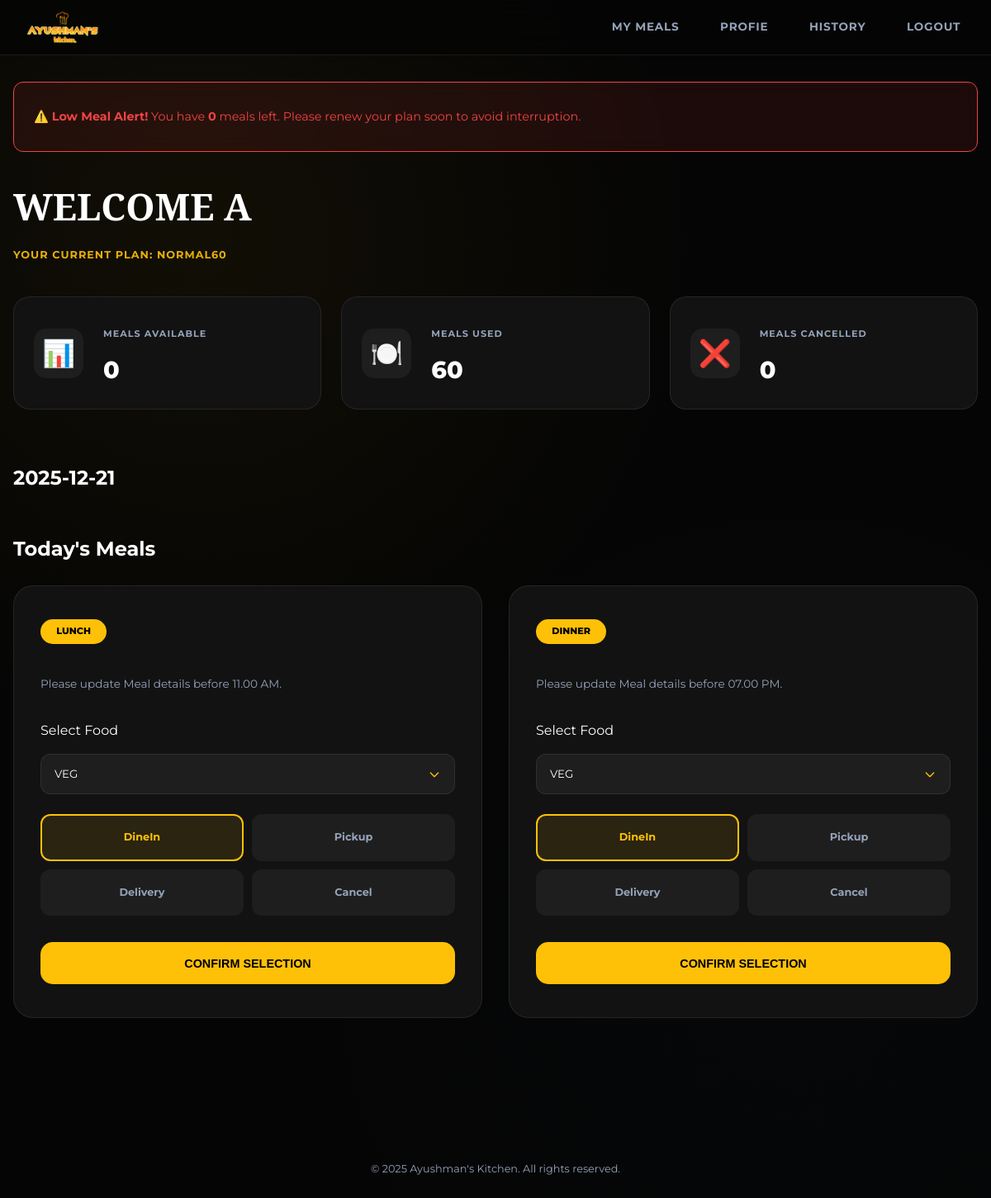
/ (signed in), run on an earlier commit of the app's database.
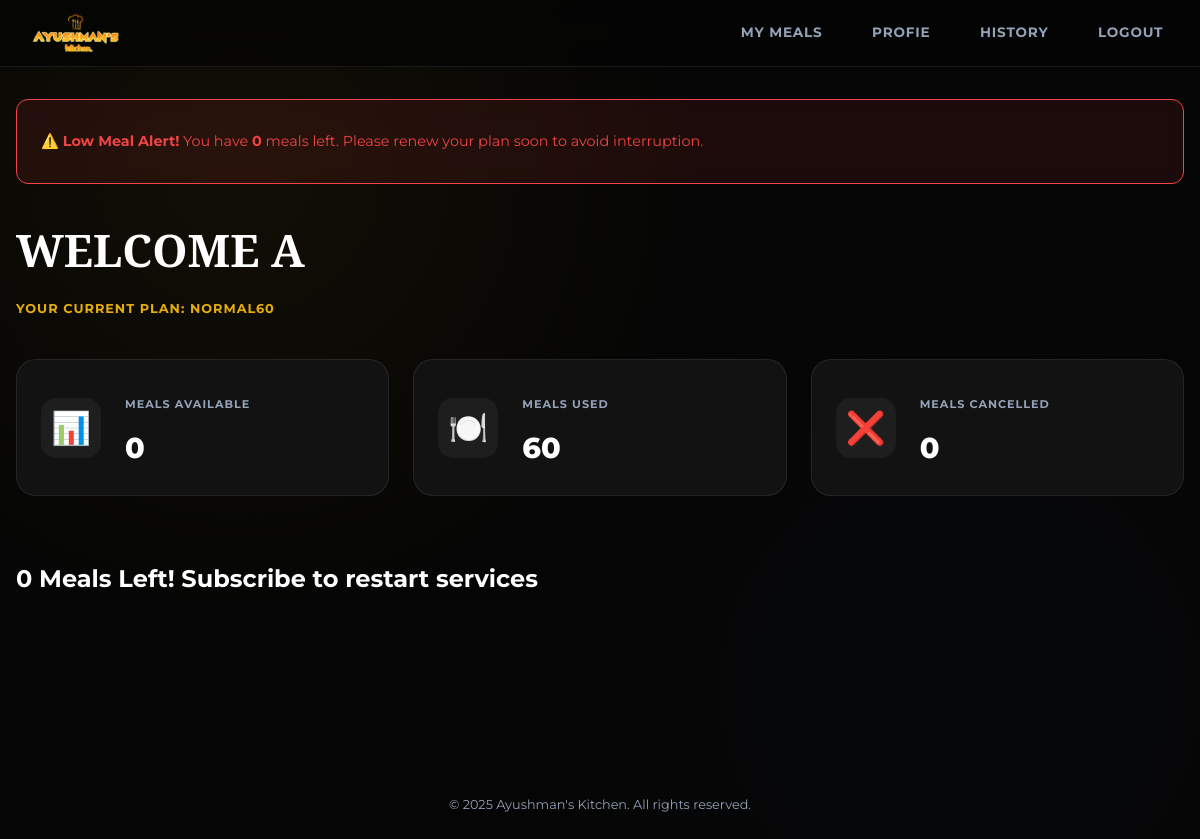
And on a later commit of the database.
### Customers/views.py (the view)
# urls.py: path('', user_dashboard,name="user_dashboard"),
@login_required
def user_dashboard(request):
    user=request.user
    used_meals= user.total_meals - user.meal_balance
    cl_l=LunchRecord.objects.filter(service_choice="Cancel",customer=user).count()
    cl_d=DinnerRecord.objects.filter(service_choice="Cancel",customer=user).count()
    cancelled_meals=cl_l+cl_d
    lunch_record = LunchRecord.objects.filter(customer=user,for_date=today).first()
    dinner_record = DinnerRecord.objects.filter(customer=user,for_date=today).first()
    admin_notice=AdminNotice.objects.all()
    tsunday= today.isoweekday() == 5  # use present date for testing puropose sunday to satur 0-7
    slunch_record = LunchRecord.objects.filter(customer=user,for_date= today  + timedelta(days=1)).first()
    context={
        'user':user,
        'used_meals':used_meals,
        'cancelled_meals':cancelled_meals,
        'lunch_record':lunch_record,
        'dinner_record':dinner_record,
        'admin_notice':admin_notice,
        'tsunday':tsunday,
        'slunch_record':slunch_record,
        }
    return render(request, 'Customer/user-dashboard.html',context)

### Customers/models.py (called while the page is built)
    @property
    def total_meals(self):
        if self.subscription_choice in ["NORMAL30","FLAGSHIP30","PREMIUM30"]:
            return 30
        else :
            return 60

### templates/Customer/user-dashboard.html (shortened to what the changed rows need)
{% load static %}
<!DOCTYPE html>
<html lang="en">
<head>
    <link rel="stylesheet" href="{% static 'Customer/styles-user-dashboard.css' %}"/>
</head>
<body>
    <main class="user-page">
        <div class="user-container">
            <h1 class="page-title" id="userGreeting">WELCOME {{ request.user.name|upper }}</h1>
            <section class="today-meals">
                {% if request.user.user_status_active %}
                <h2 class="section-title"> {% now "Y-m-d" %} </h2>
                <h2 class="section-title">Today's Meals  </h2>
                {% else %}
                {% if request.user.paused_subscription   %}
                <p class="section-title">0 Meals Left! Subscribe to restart services</p>
                {% else %}
                <p class="section-title">Resume meals in profile to resume services</p>
                {% endif %}
                {% endif %}
                <div class="meals-grid">
                    {% if request.user.lunch_status_active %}
                        {% if lunch_record %}
                            <div class="meal-card locked-card">
                                <div class="meal-time">Lunch</div>
                                    {% if lunch_record.service_choice == "Cancel" %}
                                        <div class="meal-details">
                                            <p class="meal-course">Meal Cancelled</p>
                                        </div>
                                        <div class="meal-status-message cancelled">
                                            <p>Thank you for letting us know.</p>
                                        </div>
                                    {% else %}
                                        <div class="meal-details">
                                            <p class="meal-course">Meal Confirmed! *Thank You* </p>
                                        </div>
                                        <div class="meal-status-message">
                                            <p>Food Chosen: *{% firstof lunch_record.meal_choice lunch_record.FLAGSHIP_choice lunch_record.PREMIUM_choice %}*</p>
                                                <p>Service Chosen: *{{lunch_record.service_choice}}*</p>
                                        </div>
                                    {% endif %}
                                </div>
                            </div>
                        {% else %}
                            {% if request.user.user_status_active %}
                            <div class="meal-card" data-meal="lunch">
                                <div class="meal-time">Lunch</div>
                                <p class="meal-description" id="lunchDescription">Please update Meal details before 11.00 AM. </p>
                                <form method="POST" action="{% url 'userlunch' %}">
                                    <div class="meal-details">
                                        <p class="meal-course">Select Food</p>
                                        {% if request.user.subscription_choice == "NORMAL30" or request.user.subscription_choice == "NORMAL60" %}
                                            <select id="lunchFoodType" class="food-type-dropdown" name="meal_choice">
                                                <option value="VEG" {% if request.user.default_meal_choice == "VEG" %}selected{% endif %}>VEG</option>
                                            </select>
                                        {% endif %}
                                    </div>
                                    <div class="meal-actions radio-group" id="lunchServiceOptions">
                                        <label for="lunch-dining" class="radio-label btn-dining">DineIn</label>
                                        <label for="lunch-pickup" class="radio-label btn-pickup">Pickup</label>
                                        <label for="lunch-delivery" class="radio-label btn-delivery">Delivery</label>
                                        <label for="lunch-cancel" class="radio-label btn-cancel">Cancel</label>
                                    </div>
                                    <button class="btn btn-primary btn-confirm" data-meal-type="Lunch" id="btnConfirmLunch">Confirm Selection</button>
                                </form>
                            </div>
                            {% endif %}
                        {% endif %}
                    {% endif %}
                    {% if request.user.dinner_status_active %}
                        {% if dinner_record  %}
                            <div class="meal-card locked-card">
                                <div class="meal-time">Dinner</div>
                                    {% if dinner_record.service_choice == "Cancel" %}
                                        <div class="meal-details">
                                            <p class="meal-course">Meal Cancelled</p>
                                        </div>
                                        <div class="meal-status-message cancelled">
                                            <p>Thank you for letting us know.</p>
                                        </div>
                                    {% else %}
                                        <div class="meal-details">
                                            <p class="meal-course">Meal Confirmed! *Thank You* </p>
                                        </div>
                                        <div class="meal-status-message">
                                            <p>Food Chosen: *{% firstof dinner_record.meal_choice dinner_record.FLAGSHIP_choice dinner_record.PREMIUM_choice %}*</p>                                                                                 <p>Service Chosen: *{{dinner_record.service_choice}}*</p>
                                        </div>
                                    {% endif %}
                                </div>
                            </div>
                        {% else %}
                            {% if request.user.user_status_active %}
                            <div class="meal-card" data-meal="dinner">
                                <div class="meal-time">Dinner</div>
                                <p class="meal-description" id="dinnerDescription">Please update Meal details before 07.00 PM. </p>
                                <form method="POST" action="{% url 'userdinner' %}">
                                    <div class="meal-details">
                                        <p class="meal-course">Select Food</p>
                                        {% if request.user.subscription_choice == "NORMAL30" or request.user.subscription_choice == "NORMAL60" %}
                                            <select id="dinnerFoodType_normal" class="food-type-dropdown" name="meal_choice">
                                                <option value="VEG" {% if request.user.default_meal_choice == "VEG" %}selected{% endif %}>VEG</option>
                                            </select>
                                        {% endif %}
                                    </div>
                                    <div class="meal-actions radio-group" id="dinnerServiceOptions">
                                        <label for="dinner-dining" class="radio-label btn-dining">DineIn</label>
                                        <label for="dinner-pickup" class="radio-label btn-pickup">Pickup</label>
                                        <label for="dinner-delivery" class="radio-label btn-delivery">Delivery</label>
                                        <label for="dinner-cancel" class="radio-label btn-cancel">Cancel</label>
                                    </div>
                                    <button class="btn btn-primary btn-confirm" data-meal-type="Dinner" id="btnConfirmDinner">Confirm Selection</button>
                                </form>
                            </div>
                            {% endif %}
                        {% endif %}
                    {% endif %}
                </div>
            </section>
        </div>
    </main>
</body>
</html>

What changed in the data, as far as the page shows it:
changed Customer "NORMAL60": user_status_active True → False (drawn)
Also different on the page:
form field meal_choice: "VEG" → (not shown)
text no longer shown: "2025-12-21 Today's Meals LUNCH Please update Meal details before 11.00 AM. Select Food DineIn Pickup Delivery Cancel CONFIRM SELECTION DINNER Please update Meal details before 07.00 PM. Select Food DineIn Pickup Delivery Cancel CONFIRM SELECTION"
text now shown: "0 Meals Left! Subscribe to restart services"
